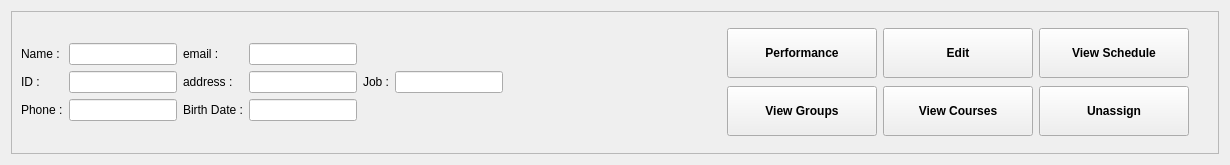
<?xml version="1.0" encoding="UTF-8"?>
<ui version="4.0">
 <class>teacherframe</class>
 <widget class="QWidget" name="teacherframe">
  <property name="geometry">
   <rect>
    <x>0</x>
    <y>0</y>
    <width>1230</width>
    <height>165</height>
   </rect>
  </property>
  <property name="sizePolicy">
   <sizepolicy hsizetype="Preferred" vsizetype="Fixed">
    <horstretch>0</horstretch>
    <verstretch>0</verstretch>
   </sizepolicy>
  </property>
  <property name="windowTitle">
   <string>Form</string>
  </property>
  <layout class="QGridLayout" name="gridLayout_2">
   <item row="0" column="0">
    <widget class="QFrame" name="frame">
     <property name="frameShape">
      <enum>QFrame::StyledPanel</enum>
     </property>
     <property name="frameShadow">
      <enum>QFrame::Raised</enum>
     </property>
     <layout class="QHBoxLayout" name="horizontalLayout">
      <item>
       <layout class="QGridLayout" name="gridLayout">
        <item row="0" column="3">
         <widget class="QLineEdit" name="L_Job">
          <property name="readOnly">
           <bool>true</bool>
          </property>
         </widget>
        </item>
        <item row="0" column="1">
         <layout class="QHBoxLayout" name="horizontalLayout_3">
          <item>
           <layout class="QVBoxLayout" name="verticalLayout_5">
            <item>
             <widget class="QLabel" name="email">
              <property name="text">
               <string>email :</string>
              </property>
             </widget>
            </item>
            <item>
             <widget class="QLabel" name="address">
              <property name="text">
               <string>address :</string>
              </property>
             </widget>
            </item>
            <item>
             <widget class="QLabel" name="bd">
              <property name="text">
               <string>Birth Date :</string>
              </property>
             </widget>
            </item>
           </layout>
          </item>
          <item>
           <layout class="QVBoxLayout" name="verticalLayout_6">
            <item>
             <widget class="QLineEdit" name="L_Email">
              <property name="readOnly">
               <bool>true</bool>
              </property>
             </widget>
            </item>
            <item>
             <widget class="QLineEdit" name="L_Address">
              <property name="readOnly">
               <bool>true</bool>
              </property>
             </widget>
            </item>
            <item>
             <widget class="QLineEdit" name="L_BD">
              <property name="readOnly">
               <bool>true</bool>
              </property>
             </widget>
            </item>
           </layout>
          </item>
         </layout>
        </item>
        <item row="0" column="0">
         <layout class="QHBoxLayout" name="horizontalLayout_2">
          <item>
           <layout class="QVBoxLayout" name="verticalLayout_3">
            <item>
             <widget class="QLabel" name="name">
              <property name="text">
               <string>Name :</string>
              </property>
             </widget>
            </item>
            <item>
             <widget class="QLabel" name="id">
              <property name="text">
               <string>ID :</string>
              </property>
             </widget>
            </item>
            <item>
             <widget class="QLabel" name="phone_2">
              <property name="text">
               <string>Phone :</string>
              </property>
             </widget>
            </item>
           </layout>
          </item>
          <item>
           <layout class="QVBoxLayout" name="verticalLayout_4">
            <item>
             <widget class="QLineEdit" name="L_Name">
              <property name="readOnly">
               <bool>true</bool>
              </property>
             </widget>
            </item>
            <item>
             <widget class="QLineEdit" name="L_ID">
              <property name="readOnly">
               <bool>true</bool>
              </property>
             </widget>
            </item>
            <item>
             <widget class="QLineEdit" name="L_Phone">
              <property name="readOnly">
               <bool>true</bool>
              </property>
             </widget>
            </item>
           </layout>
          </item>
         </layout>
        </item>
        <item row="0" column="2">
         <widget class="QLabel" name="Job">
          <property name="text">
           <string>Job :</string>
          </property>
         </widget>
        </item>
       </layout>
      </item>
      <item>
       <spacer name="horizontalSpacer">
        <property name="orientation">
         <enum>Qt::Horizontal</enum>
        </property>
        <property name="sizeHint" stdset="0">
         <size>
          <width>40</width>
          <height>20</height>
         </size>
        </property>
       </spacer>
      </item>
      <item>
       <layout class="QGridLayout" name="gridLayout_3">
        <property name="leftMargin">
         <number>50</number>
        </property>
        <property name="topMargin">
         <number>5</number>
        </property>
        <property name="rightMargin">
         <number>20</number>
        </property>
        <property name="bottomMargin">
         <number>5</number>
        </property>
        <item row="3" column="2">
         <widget class="QPushButton" name="btn_unassignon">
          <property name="sizePolicy">
           <sizepolicy hsizetype="Fixed" vsizetype="Fixed">
            <horstretch>0</horstretch>
            <verstretch>0</verstretch>
           </sizepolicy>
          </property>
          <property name="minimumSize">
           <size>
            <width>150</width>
            <height>50</height>
           </size>
          </property>
          <property name="baseSize">
           <size>
            <width>100</width>
            <height>100</height>
           </size>
          </property>
          <property name="font">
           <font>
            <family>Nirmala UI</family>
            <bold>true</bold>
           </font>
          </property>
          <property name="text">
           <string>Unassign</string>
          </property>
         </widget>
        </item>
        <item row="1" column="1">
         <widget class="QPushButton" name="btnEdit">
          <property name="sizePolicy">
           <sizepolicy hsizetype="Fixed" vsizetype="Fixed">
            <horstretch>0</horstretch>
            <verstretch>0</verstretch>
           </sizepolicy>
          </property>
          <property name="minimumSize">
           <size>
            <width>150</width>
            <height>50</height>
           </size>
          </property>
          <property name="baseSize">
           <size>
            <width>100</width>
            <height>100</height>
           </size>
          </property>
          <property name="font">
           <font>
            <family>Nirmala UI</family>
            <bold>true</bold>
           </font>
          </property>
          <property name="text">
           <string>Edit</string>
          </property>
         </widget>
        </item>
        <item row="3" column="1">
         <widget class="QPushButton" name="btnCourses">
          <property name="sizePolicy">
           <sizepolicy hsizetype="Fixed" vsizetype="Fixed">
            <horstretch>0</horstretch>
            <verstretch>0</verstretch>
           </sizepolicy>
          </property>
          <property name="minimumSize">
           <size>
            <width>150</width>
            <height>50</height>
           </size>
          </property>
          <property name="baseSize">
           <size>
            <width>100</width>
            <height>100</height>
           </size>
          </property>
          <property name="font">
           <font>
            <family>Nirmala UI</family>
            <bold>true</bold>
           </font>
          </property>
          <property name="text">
           <string>View Courses</string>
          </property>
         </widget>
        </item>
        <item row="1" column="2">
         <widget class="QPushButton" name="btnViewSchedule">
          <property name="sizePolicy">
           <sizepolicy hsizetype="Preferred" vsizetype="Fixed">
            <horstretch>0</horstretch>
            <verstretch>0</verstretch>
           </sizepolicy>
          </property>
          <property name="minimumSize">
           <size>
            <width>150</width>
            <height>50</height>
           </size>
          </property>
          <property name="baseSize">
           <size>
            <width>100</width>
            <height>100</height>
           </size>
          </property>
          <property name="font">
           <font>
            <family>Nirmala UI</family>
            <bold>true</bold>
           </font>
          </property>
          <property name="text">
           <string>View Schedule</string>
          </property>
         </widget>
        </item>
        <item row="1" column="0">
         <widget class="QPushButton" name="btnPerformance">
          <property name="sizePolicy">
           <sizepolicy hsizetype="Fixed" vsizetype="Fixed">
            <horstretch>0</horstretch>
            <verstretch>0</verstretch>
           </sizepolicy>
          </property>
          <property name="minimumSize">
           <size>
            <width>150</width>
            <height>50</height>
           </size>
          </property>
          <property name="baseSize">
           <size>
            <width>100</width>
            <height>100</height>
           </size>
          </property>
          <property name="font">
           <font>
            <family>Nirmala UI</family>
            <bold>true</bold>
           </font>
          </property>
          <property name="text">
           <string>Performance</string>
          </property>
         </widget>
        </item>
        <item row="3" column="0">
         <widget class="QPushButton" name="btnGroups">
          <property name="sizePolicy">
           <sizepolicy hsizetype="Fixed" vsizetype="Fixed">
            <horstretch>0</horstretch>
            <verstretch>0</verstretch>
           </sizepolicy>
          </property>
          <property name="minimumSize">
           <size>
            <width>150</width>
            <height>50</height>
           </size>
          </property>
          <property name="baseSize">
           <size>
            <width>100</width>
            <height>100</height>
           </size>
          </property>
          <property name="font">
           <font>
            <family>Nirmala UI</family>
            <bold>true</bold>
           </font>
          </property>
          <property name="text">
           <string>View Groups</string>
          </property>
         </widget>
        </item>
       </layout>
      </item>
     </layout>
    </widget>
   </item>
  </layout>
 </widget>
 <resources/>
 <connections/>
</ui>
